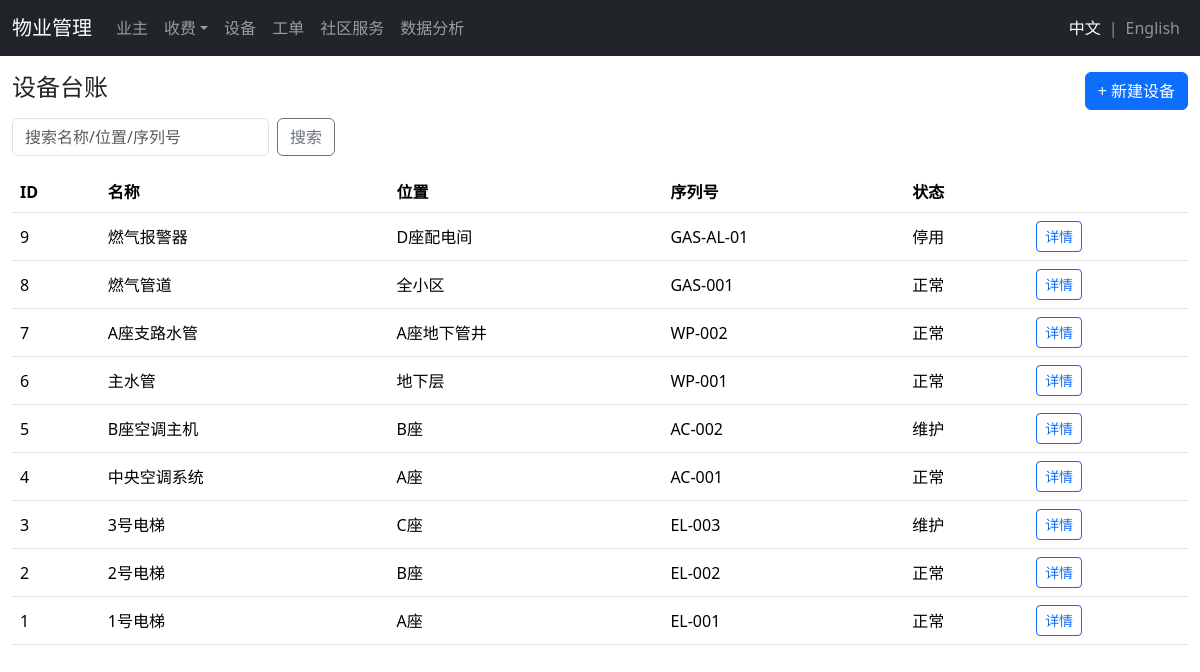
Screenshot of /equipment with the database file from the repository.
### models.py (models this page shows)
class Equipment(db.Model):
    id = db.Column(db.Integer, primary_key=True)
    name = db.Column(db.String(120), nullable=False)
    equipment_type = db.Column(db.String(50))   # 设备类型：电梯/空调/水管/燃气等
    model = db.Column(db.String(120))   # 设备型号
    location = db.Column(db.String(255))
    serial = db.Column(db.String(120))
    status = db.Column(db.String(50), default="正常")   # 正常/维护/停用
    install_date = db.Column(db.Date)
    usage_years = db.Column(db.Float)   # 设备使用时间（年）
    plans = db.relationship('MaintenancePlan', backref='equipment', lazy=True)
    workorders = db.relationship('WorkOrder', backref='equipment', lazy=True)
    maintenance_records = db.relationship('MaintenanceRecord', backref='equipment', lazy=True)

### app.py (the view)
@app.route('/equipment')
def equipment_list():
    q = request.args.get('q','').strip()
    query = Equipment.query
    if q:
        like = f"%{q}%"
        query = query.filter((Equipment.name.like(like)) | (Equipment.location.like(like)) | (Equipment.serial.like(like)))
    items = query.order_by(Equipment.id.desc()).all()
    return render_view('equipment/list.html', items=items, q=q)

### app.py (called while the page is built)
@app.before_request
def set_language():
    lang = request.args.get('lang')
    if lang in {'en', 'zh'}:
        session['lang'] = lang
    session.setdefault('lang', 'zh')

def render_view(template_name, **kwargs):
    tpl = f"en/{template_name}" if session.get('lang') == 'en' else template_name
    return render_template(tpl, **kwargs)

### templates/equipment/list.html
{% extends 'base.html' %}
{% block content %}
<div class="d-flex justify-content-between align-items-center mb-2">
  <h4>设备台账</h4>
  <a class="btn btn-primary" href="{{ url_for('equipment_new') }}">+ 新建设备</a>
</div>
<form class="row gy-2 gx-2 mb-3">
  <div class="col-auto"><input class="form-control" name="q" placeholder="搜索名称/位置/序列号" value="{{ q }}"></div>
  <div class="col-auto"><button class="btn btn-outline-secondary">搜索</button></div>
</form>
<table class="table table-hover">
  <thead><tr><th>ID</th><th>名称</th><th>位置</th><th>序列号</th><th>状态</th><th></th></tr></thead>
  <tbody>
  {% for e in items %}
    <tr>
      <td>{{ e.id }}</td>
      <td>{{ e.name }}</td>
      <td>{{ e.location or '-' }}</td>
      <td>{{ e.serial or '-' }}</td>
      <td>{{ e.status }}</td>
      <td><a class="btn btn-sm btn-outline-primary" href="{{ url_for('equipment_detail', eid=e.id) }}">详情</a></td>
    </tr>
  {% endfor %}
  </tbody>
</table>
{% endblock %}

### static/styles.css (style rules this page uses)
table td, table th { vertical-align: middle; }

### rows the page displays
Equipment: id "9", name "燃气报警器", location "D座配电间", serial "GAS-AL-01", status "停用"
Equipment: id "8", name "燃气管道", location "全小区", serial "GAS-001", status "正常"
Equipment: id "7", name "A座支路水管", location "A座地下管井", serial "WP-002", status "正常"
Equipment: id "6", name "主水管", location "地下层", serial "WP-001", status "正常"
Equipment: id "5", name "B座空调主机", location "B座", serial "AC-002", status "维护"
Equipment: id "4", name "中央空调系统", location "A座", serial "AC-001", status "正常"
Equipment: id "3", name "3号电梯", location "C座", serial "EL-003", status "维护"
Equipment: id "2", name "2号电梯", location "B座", serial "EL-002", status "正常"
Equipment: id "1", name "1号电梯", location "A座", serial "EL-001", status "正常"
